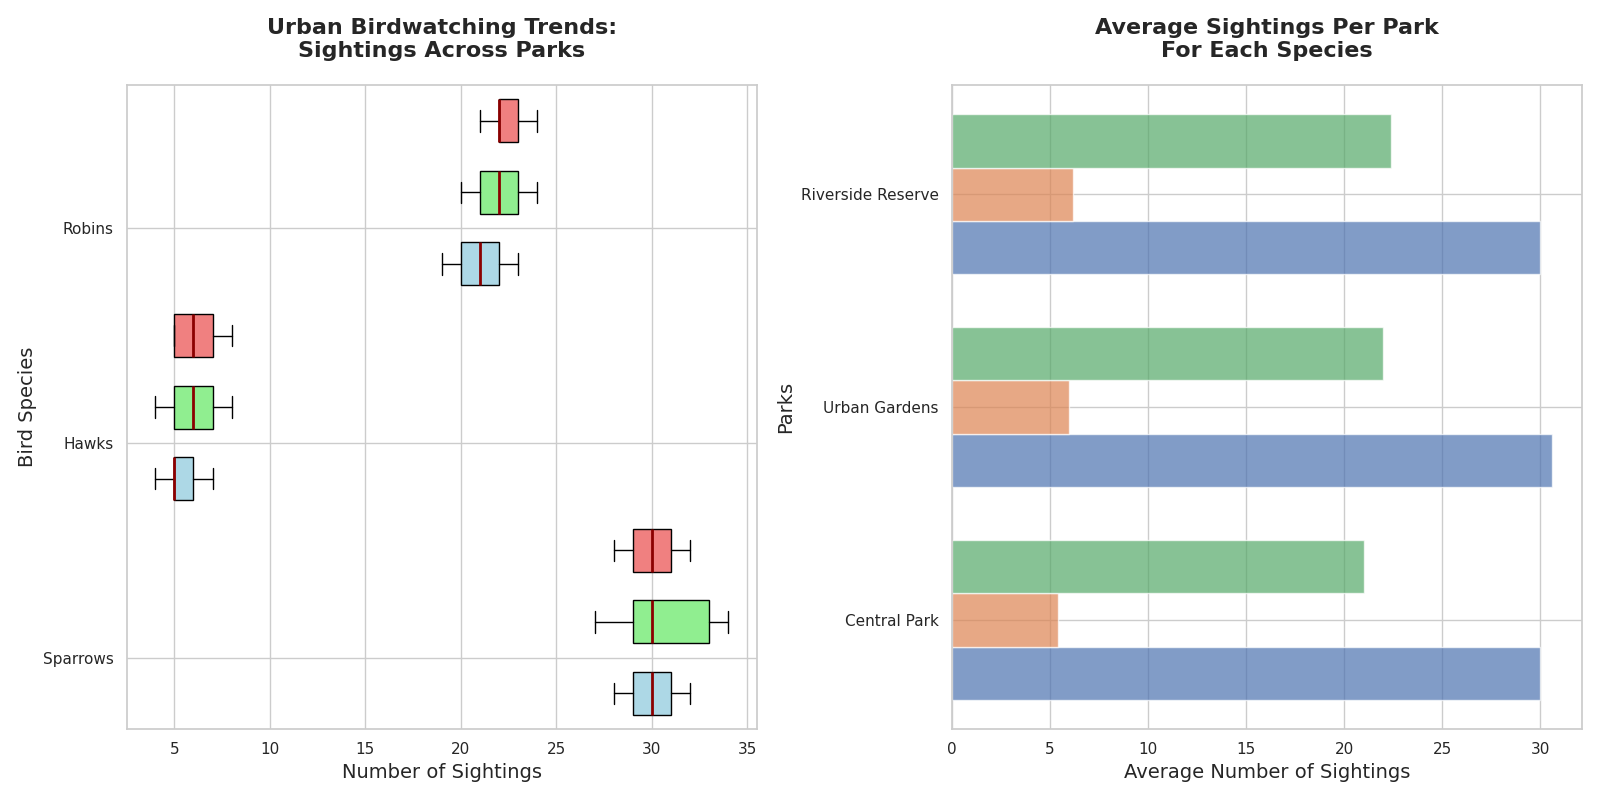

Write the Python code that produced this figure.
import matplotlib.pyplot as plt
import numpy as np

species = ['Sparrows', 'Hawks', 'Robins']
parks = ['Central Park', 'Urban Gardens', 'Riverside Reserve']

sparrows_sightings = [30, 28, 32, 31, 29, 27, 33, 34, 30, 29, 30, 31, 32, 28, 29, 34]
hawks_sightings = [5, 6, 7, 4, 5, 6, 7, 8, 5, 4, 6, 7, 8, 5, 5]
robins_sightings = [20, 21, 19, 22, 23, 21, 22, 23, 24, 20, 21, 22, 23, 24, 22, 21]

min_len_cp = min(len(sparrows_sightings[:5]), len(hawks_sightings[:5]), len(robins_sightings[:5]))
min_len_ug = min(len(sparrows_sightings[5:10]), len(hawks_sightings[5:10]), len(robins_sightings[5:10]))
min_len_rr = min(len(sparrows_sightings[10:15]), len(hawks_sightings[10:15]), len(robins_sightings[10:15]))

central_park_data = np.array([sparrows_sightings[:min_len_cp], hawks_sightings[:min_len_cp], robins_sightings[:min_len_cp]]).T
urban_gardens_data = np.array([sparrows_sightings[5:5 + min_len_ug], hawks_sightings[5:5 + min_len_ug], robins_sightings[5:5 + min_len_ug]]).T
riverside_reserve_data = np.array([sparrows_sightings[10:10 + min_len_rr], hawks_sightings[10:10 + min_len_rr], robins_sightings[10:10 + min_len_rr]]).T

avg_sightings = {
    "Sparrows": [np.mean(central_park_data[:, 0]), np.mean(urban_gardens_data[:, 0]), np.mean(riverside_reserve_data[:, 0])],
    "Hawks": [np.mean(central_park_data[:, 1]), np.mean(urban_gardens_data[:, 1]), np.mean(riverside_reserve_data[:, 1])],
    "Robins": [np.mean(central_park_data[:, 2]), np.mean(urban_gardens_data[:, 2]), np.mean(riverside_reserve_data[:, 2])]
}

fig, axes = plt.subplots(1, 2, figsize=(16, 8))

ax1 = axes[0]
bplot1 = ax1.boxplot(central_park_data, vert=False, patch_artist=True, positions=np.arange(3)*3, widths=0.6)
bplot2 = ax1.boxplot(urban_gardens_data, vert=False, patch_artist=True, positions=np.arange(3)*3 + 1, widths=0.6)
bplot3 = ax1.boxplot(riverside_reserve_data, vert=False, patch_artist=True, positions=np.arange(3)*3 + 2, widths=0.6)

colors = ['lightblue', 'lightgreen', 'lightcoral']
for bplot, color in zip([bplot1, bplot2, bplot3], colors):
    for patch in bplot['boxes']:
        patch.set_facecolor(color)
    for median in bplot['medians']:
        median.set(color='darkred', linewidth=2)

ax1.set_title('Urban Birdwatching Trends:\nSightings Across Parks', fontsize=16, fontweight='bold', pad=20)
ax1.set_xlabel('Number of Sightings', fontsize=14)
ax1.set_ylabel('Bird Species', fontsize=14)
ax1.set_yticks([0.5, 3.5, 6.5])
ax1.set_yticklabels(species)

ax2 = axes[1]
index = np.arange(len(parks))
bar_width = 0.25

for i, (species_name, averages) in enumerate(avg_sightings.items()):
    ax2.barh(index + i*bar_width, averages, bar_width, alpha=0.7)

ax2.set_title('Average Sightings Per Park\nFor Each Species', fontsize=16, fontweight='bold', pad=20)
ax2.set_xlabel('Average Number of Sightings', fontsize=14)
ax2.set_ylabel('Parks', fontsize=14)
ax2.set_yticks(index + bar_width)
ax2.set_yticklabels(parks)

plt.tight_layout()
plt.show()
